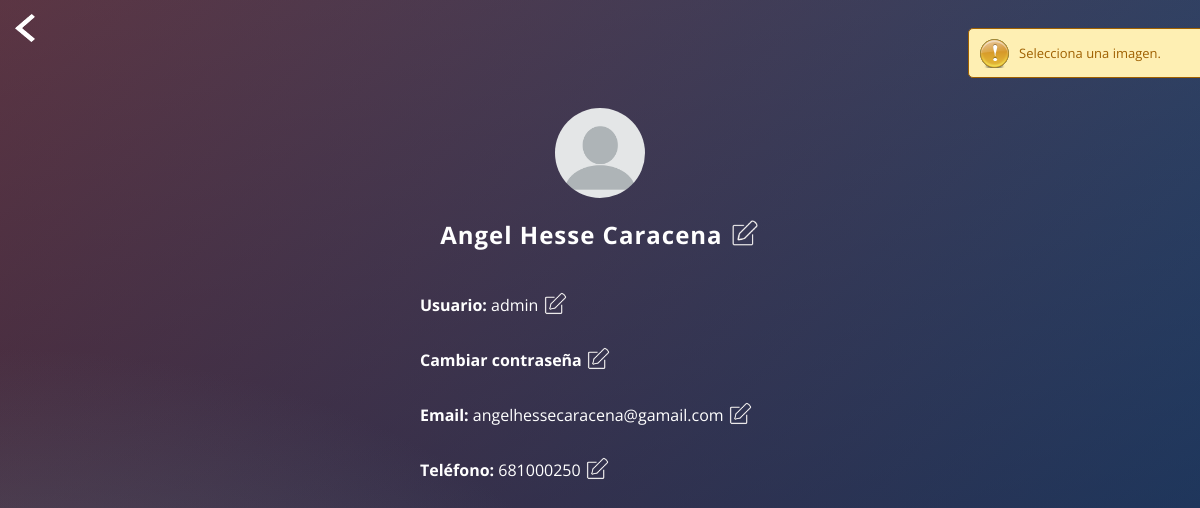
Page /GESTICAM/util/perfil.php?vacio=true (signed in) on the committed database.
### tables this page shows
CREATE TABLE `usuarios` (
  `id` int(11) NOT NULL,
  `nombre` varchar(50) NOT NULL,
  `apellidos` varchar(100) NOT NULL,
  `DNI` varchar(10) NOT NULL,
  `mail` varchar(150) NOT NULL,
  `telefono` varchar(15) NOT NULL,
  `nombreUsr` varchar(50) NOT NULL,
  `pwd` varchar(100) NOT NULL,
  `esAdmin` int(1) NOT NULL,
  `foto` varchar(50) NOT NULL DEFAULT ''
);

### GESTICAM/util/perfil.php (the view, shortened to what this page needs)
<!DOCTYPE html>
<html lang=es>
    <head>
        <link href="../css/msg-style.css" rel="stylesheet" type="text/css">
        <link href="../css/global.css" rel="stylesheet" type="text/css">
        <link href="../css/perfil-style.css" rel="stylesheet" type="text/css">
    </head>
    <body>
        <?php
        if (isset($_SESSION["nombre"])) {
            $conex = conectar("campo_trufas");
            $consulta = "SELECT nombre, apellidos, mail, telefono, foto FROM usuarios WHERE id='".$_SESSION['idUsr']."'";
            if($rs = mysqli_query($conex, $consulta)) {
                while ($vec = mysqli_fetch_array($rs)) {
                    $nombre = $vec["nombre"]." ".$vec["apellidos"];
                    $mail = $vec["mail"];
                    $telefono = $vec["telefono"];
                    $nombreUsr = $_SESSION["nombre"];
                    $foto = $vec["foto"];
                    ?>
                    <a href="../index.php"><div id="volver"><img src="../imgs/menu_icons/atras.png" alt="atras"></div></a>
                    <?php
                    if(isset($_GET["vacio"]) && $_GET["vacio"] == "true") {
                    ?>
                        <div id="warning">Selecciona una imagen.</div>
                    <?php
                    }
                    ?>
                    <div class="info">
                        <div id="foto">
                            <img onclick="mostrarCard(1)" id="avatar" src='../imgs/users/<?php if($foto != NULL){echo $foto;}else{echo ("no-user-img.png");}?>'>
                        </div>
                        <div onclick="mostrarCard(2)">
                            <h2 class="campo-perfil" id="nombre">
                                <?php echo $nombre;?> <img style="width: 30px; height: 30px; vertical-align: text-top;" class="edit-icon" src="../imgs/menu_icons/edit.png" alt="edit">
                            </h2>
                        </div>
                        <div onclick="mostrarCard(3)">
                            <p class="campo-perfil">
                                <strong>Usuario:</strong> <?php echo $nombreUsr;?>
                                <img class="edit-icon" src="../imgs/menu_icons/edit.png" alt="edit">
                            </p>
                        </div>
                        <div onclick="mostrarCard(4)">
                            <p class="campo-perfil">
                                <strong>Cambiar contraseña</strong>
                                <img class="edit-icon" src="../imgs/menu_icons/edit.png" alt="edit">
                            </p>
                        </div>
                        <div onclick="mostrarCard(5)">
                            <p class="campo-perfil">
                                <strong>Email:</strong> <?php echo $mail;?>
                                <img class="edit-icon" src="../imgs/menu_icons/edit.png" alt="edit">
                            </p>
                        </div>
                        <div onclick="mostrarCard(6)">
                            <p class="campo-perfil">
                                <strong>Teléfono:</strong> <?php echo $telefono;?>
                                <img class="edit-icon" src="../imgs/menu_icons/edit.png" alt="edit">
                            </p>
                        </div>
                    </div>
                    <?php
                }
            }
        } else {header("Location: ../index.php");}
        ?>
    </body>
</html>

### GESTICAM/css/msg-style.css (style rules this page uses)
#info, #success, #warning, #error, #validation { position: fixed; z-index: 100; float: right; clear: right; font-size: 13px; border: 1px solid; border-radius: 5px; margin-top: 20px; margin-right: 38px; margin-left: 80%; padding: 15px 10px 15px 50px; background-repeat: no-repeat; background-position: 10px center; width: 300px; }
#warning { color: #9F6000; background-color: #FEEFB3; background-image: url('../imgs/msg_icons/warning-icon.png'); }

### GESTICAM/css/global.css (style rules this page uses)
* { -webkit-box-sizing:border-box; -moz-box-sizing:border-box; -ms-box-sizing:border-box; -o-box-sizing:border-box; box-sizing:border-box; }
html { width: 100%; height:100%; overflow:hidden; }
body { width: 100%; height:100%; font-family: 'Open Sans', sans-serif; background: #092756; background: -moz-radial-gradient(0% 100%, ellipse cover, rgba(104,128,138,.4) 10%,rgba(138,114,76,0) 40%),-moz-linear-gradient(top, rgba(57,173,219,.25) 0%, rgba(42,60,87,.4) 100%), -moz-linear-gradient(-45deg, #670d10 0%, #092756 100%); background: -webkit-radial-gradient(0% 100%, ellipse cover, rgba(104,128,138,.4) 10%,rgba(138,114,76,0) 40%), -webkit-linear-gradient(top, rgba(57,173,219,.25) 0%,rgba(42,60,87,.4) 100%), -webkit-linear-gradient(-45deg, #670d10 0%,#092756 100%); background: -o-radial-gradient(0% 100%, ellipse cover, rgba(104,128,138,.4) 10%,rgba(138,114,76,0) 40%), -o-linear-gradient(top, rgba(57,173,219,.25) 0%,rgba(42,60,87,.4) 100%), -o-linear-gradient(-45deg, #670d10 0%,#092756 100%); background: -ms-radial-gradient(0% 100%, ellipse cover, rgba(104,128,138,.4) 10%,rgba(138,114,76,0) 40%), -ms-linear-gradient(top, rgba(57,173,219,.25) 0%,rgba(42,60,87,.4) 100%), -ms-linear-gradient(-45deg, #670d10 0%,#092756 100%); background: -webkit-radial-gradient(0% 100%, ellipse cover, rgba(104,128,138,.4) 10%,rgba(138,114,76,0) 40%), linear-gradient(to bottom, rgba(57,173,219,.25) 0%,rgba(42,60,87,.4) 100%), linear-gradient(135deg, #670d10 0%,#092756 100%); filter: progid:DXImageTransform.Microsoft.gradient( startColorstr='#3E1D6D', endColorstr='#092756',GradientType=1 ); background-repeat: no-repeat; }

### GESTICAM/css/perfil-style.css (style rules this page uses)
#volver { float: left; width: 40px; height: 40px; border-radius: 50%; cursor: pointer; }
#volver img { width: 20px; margin-left: 7px; margin-top: 6px; }
.info { z-index: 1; position: absolute; margin: auto; margin-top: 80px; left: 0; right: 0; color: #fff; display: block; width: 30%; padding-top: 20px; }
.info h2, h3 { letter-spacing:1px; text-align:center; }
.campo-perfil { width: auto; margin-bottom: 30px; }
#nombre { margin-bottom: 40px; }
#foto { height: 90px; width: 90px; display: block; margin: auto; }
#avatar { float: left; position: absolute; cursor: pointer; border-radius: 50%; height: 90px; width: 90px; }
.edit-icon { vertical-align: text-bottom; height: 25px; width: 25px; }

### rows in the picture
usuarios: nombre "Angel Hesse Caracena", nombreUsr "admin", mail "angelhessecaracena@gamail.com", telefono "681000250"
